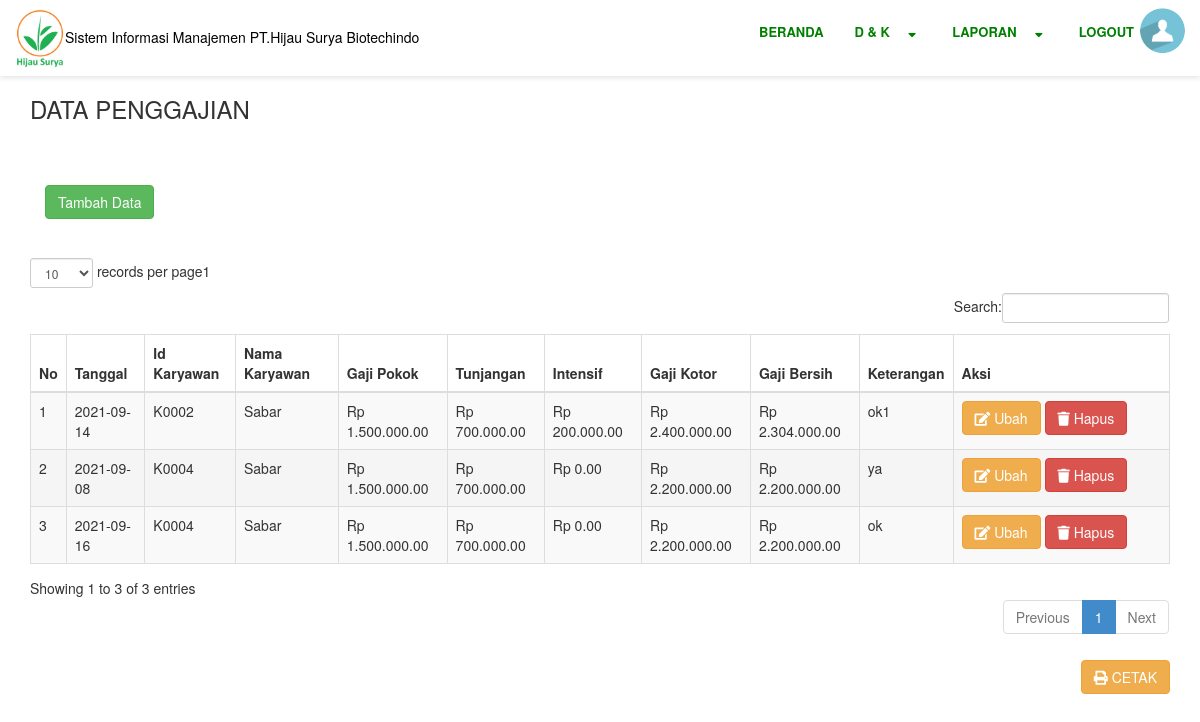
The app's page /SIM_PT_Hijau_Surya_Biotechindo/index.php?page=penggajian (signed in) with its own data.
### tables this page shows
CREATE TABLE `penggajian` (
  `id_penggajian` int(11) NOT NULL,
  `tanggal` date NOT NULL,
  `id_karyawan` varchar(10) NOT NULL,
  `nama_karyawan` varchar(50) NOT NULL,
  `gaji_pokok` int(20) NOT NULL,
  `tunjangan` int(20) NOT NULL,
  `bagian` varchar(50) NOT NULL,
  `total_%_kontam` varchar(10) NOT NULL,
  `intensif` int(20) NOT NULL,
  `gaji_kotor` int(20) NOT NULL,
  `id_absensi` varchar(10) NOT NULL,
  `gaji_bersih` int(20) NOT NULL,
  `keterangan` text NOT NULL
);

CREATE TABLE `karyawan` (
  `id_karyawan` varchar(12) NOT NULL,
  `nama_karyawan` varchar(50) NOT NULL,
  `umur` varchar(4) NOT NULL,
  `alamat` varchar(250) NOT NULL,
  `no_hp` varchar(12) NOT NULL,
  `tanggal_gabung` date NOT NULL,
  `bagian` varchar(50) NOT NULL
);

### SIM_PT_Hijau_Surya_Biotechindo/variabel.php (called while the page is built, shortened)
<?php
    $icon="gambar/background/Logo.png";
      $akun=mysqli_fetch_array(mysqli_query($koneksi,"select * from `admin_user` where `username` ='$UserName'"));
      $Fhoto=$akun['Photo'];
      $Level=$akun['level'];
      if ($Level=="AdminDistribusidanKeuangan")
        {
          $_level="3";
        }
?>

### SIM_PT_Hijau_Surya_Biotechindo/rupiah.php (called while the page is built)
<?php
function buatRp($angka) {
$rupiah = "Rp " . number_format ($angka,0,',','.');
return $rupiah;
}
?>

### SIM_PT_Hijau_Surya_Biotechindo/page/penggajian/index.php (the view, shortened to what this page needs)
<div class="container">
    <div class="row">
        <div class="col-md-12">
            <div class="au-breadcrumb-content">
                <div class="au-breadcrumb-left">
                    <h3>DATA PENGGAJIAN</h3>
                </div>
            </div>
        </div>
        <div class="col-md-12">
        <div class="panel-heading">
            <div class="table-data__tool">
                <div class="table-data__tool-left">
                    <div class="rs-select2--light rs-select2--md">
                        <a href="?page=penggajian&aksi=tambah" class="btn btn-success" style="margin-top: 8px;"></i> Tambah Data</a>
                    </div>
                </div>
            </div>
        </div>
            <div class="table-responsive">
                <table border="1" class="table table-striped table-bordered table-hover" id="dataTables-example">
                    <thead>
                        <tr>
                            <th>No</th>
                            <th>Tanggal</th>
                            <th>Id Karyawan</th>
                            <th>Nama Karyawan</th>
                            <th>Gaji Pokok</th>
                            <th>Tunjangan</th>
                            <th>Intensif</th>
                            <th>Gaji Kotor</th>
                            <th>Gaji Bersih</th>
                            <th>Keterangan</th>
                            <th width="19%">Aksi</th>
                        </tr>
                    </thead>
                    <tbody>
                        <?php
                            $no = 1;
                            $sql = $koneksi->query("select * from penggajian join `karyawan` using(`id_karyawan`) ");
                            while ($data= $sql->fetch_assoc()) {
                        ?>
                        <tr>
                            <td><?php echo $no++; ?></td>
                            <td><?php echo $data['tanggal'];?></td>
                            <td><?php echo $data['id_karyawan'];?></td>
                            <td><?php echo $data['nama_karyawan'];?></td>
                            <td><?php echo BuatRp($data['gaji_pokok']);?>.00</td>
                            <td><?php echo BuatRp($data['tunjangan']);?>.00</td>
                            <td><?php echo BuatRp($data['intensif']);?>.00</td>
                            <td><?php echo BuatRp($data['gaji_kotor']);?>.00</td>
                            <td><?php echo BuatRp($data['gaji_bersih']);?>.00</td>
                            <td><?php echo $data['keterangan'];?></td>
                            <td>
                                <a href="?page=penggajian&aksi=ubah&id=<?php echo $data['id_penggajian']; ?>" class="btn btn-warning" ><i class="fa fa-edit"></i> Ubah</a>
                                <a onclick="return confirm('Anda yakin ingin menghapus?')" href="?page=penggajian&aksi=hapus&id=<?php echo $data['id_penggajian']; ?>" class="btn btn-danger" ><i class="fa fa-trash"></i> Hapus</a>
                            </td>
                        </tr>
                        <?php  } ?>
                    </tbody>
                </table>
            </div>
        </div>
    </div><br>
    <div style="float: right;">
        <a class="btn btn-warning" href="cetak.php?page=penggajian" target="_blank"><i class="fa fa-print"></i> CETAK</a>
    </div>
</div>

### SIM_PT_Hijau_Surya_Biotechindo/index.php (shortened to what this page needs)
<?php
    include "koneksi.php";
if (empty($_SESSION['user']) AND empty($_SESSION['password']))
    {
      session_start();
      session_destroy();
      header("Location: login.php");
    }
else {
      $UserName=$_SESSION['user'];
    include "rupiah.php";
    include "variabel.php";
    include "kepala.php";
    include "header.php";
            $page = $_GET['page'];
            $aksi = $_GET['aksi'];
                if ($page=="")
                    {
                        include "home.php";
                    }
                elseif ($page == "dashboard" )
                    {
                        include "home.php";
                    }
                else
                    {
                        if ($aksi == "")
                            {
                                include "page/".$page."/index.php";
                            }
                        else
                            {
                                include "page/".$page."/".$aksi.".php";
                            }
                    }
    include "kaki.php";
    }
?>

### SIM_PT_Hijau_Surya_Biotechindo/kepala.php (shortened to what this page needs)
<!DOCTYPE html>
<html lang="en">
<head>
    <link href="assets/vendor/font-awesome-4.7/css/font-awesome.min.css" rel="stylesheet" media="all">
    <link href="assets/vendor/font-awesome-5/css/fontawesome-all.min.css" rel="stylesheet" media="all">
    <link href="assets/vendor/css-hamburgers/hamburgers.min.css" rel="stylesheet" media="all">
    <link href="assets/vendor/css/theme.css" rel="stylesheet" media="all">
    <link href="assets/css/bootstrap.css" rel="stylesheet" />
   <link href="assets/js/dataTables/dataTables.bootstrap.css" rel="stylesheet" />
</head>
<body style="background-color: white;" >

### SIM_PT_Hijau_Surya_Biotechindo/header.php (shortened to what this page needs)
<header class="header-desktop3 d-none d-lg-block" style="background-color: white; color: black;" >
    <div class="section__content section__content--p35">
        <div class="header3-wrap">
            <div class="header__logo">
                <a href="index.php">
                    <img width="50px" src="<?=$icon?>" />
                </a>
                <h5>Sistem Informasi Manajemen PT.Hijau Surya Biotechindo</h5>
            </div>
            <div class="header__navbar" >
                <ul class="list-unstyled" style="float: right; padding-right: 35px;">
                    <li>
                        <a href="index.php"><strong><font color="green">BERANDA</font></strong>
                        </a>
                    </li>
                    <?php if ($_level=="3") { ?>
                    <li class="has-sub">
                        <a href="#"><strong><font color="green">D & K &nbsp; &nbsp; <i class="fas  fa-sort-desc" ></i></font></strong>
                        </a>
                    </li>
                    <li class="has-sub">
                        <a href="#"><strong><font color="green">LAPORAN &nbsp; &nbsp; <i class="fas  fa-sort-desc" ></i></font></strong>
                        </a>
                    </li>
                    <?php } ?>
                    <li>
                        <a href="logout.php"><strong><font color="green">LOGOUT</font></strong>
                        </a>
                    </li>
                </ul>
            </div>
                <div class="account-wrap">
                    <div class="account-item account-item--style2 clearfix js-item-menu">
                        <div class="image">
                            <img src="gambar/user/<?=$Fhoto?>"/>
                        </div>
                    </div>
                </div>
            </div>
        </div>
</header>

### SIM_PT_Hijau_Surya_Biotechindo/kaki.php (shortened to what this page needs)
</body>
</html>

### records on screen
penggajian: tanggal "2021-09-14", id_karyawan "K0002", id_karyawan.nama_karyawan "Sabar", gaji_pokok "Rp 1.500.000", tunjangan "Rp 700.000", intensif "Rp 200.000", gaji_kotor "Rp 2.400.000", gaji_bersih "Rp 2.304.000", keterangan "ok1"
penggajian: tanggal "2021-09-08", id_karyawan "K0004", id_karyawan.nama_karyawan "Sabar", gaji_pokok "Rp 1.500.000", tunjangan "Rp 700.000", intensif "Rp 0", gaji_kotor "Rp 2.200.000", gaji_bersih "Rp 2.200.000", keterangan "ya"
penggajian: tanggal "2021-09-16", id_karyawan "K0004", id_karyawan.nama_karyawan "Sabar", gaji_pokok "Rp 1.500.000", tunjangan "Rp 700.000", intensif "Rp 0", gaji_kotor "Rp 2.200.000", gaji_bersih "Rp 2.200.000", keterangan "ok"
